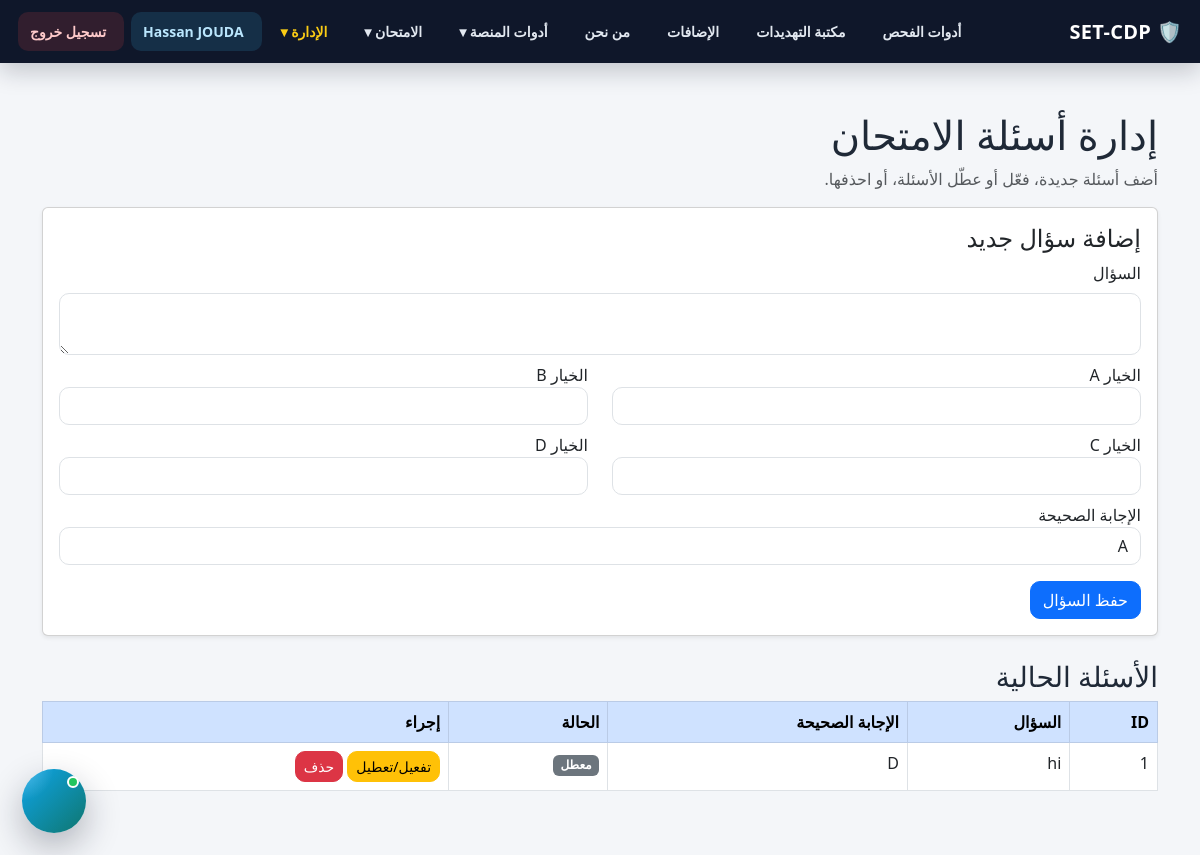
The page /quiz-builder (signed in) on the database as committed earlier.
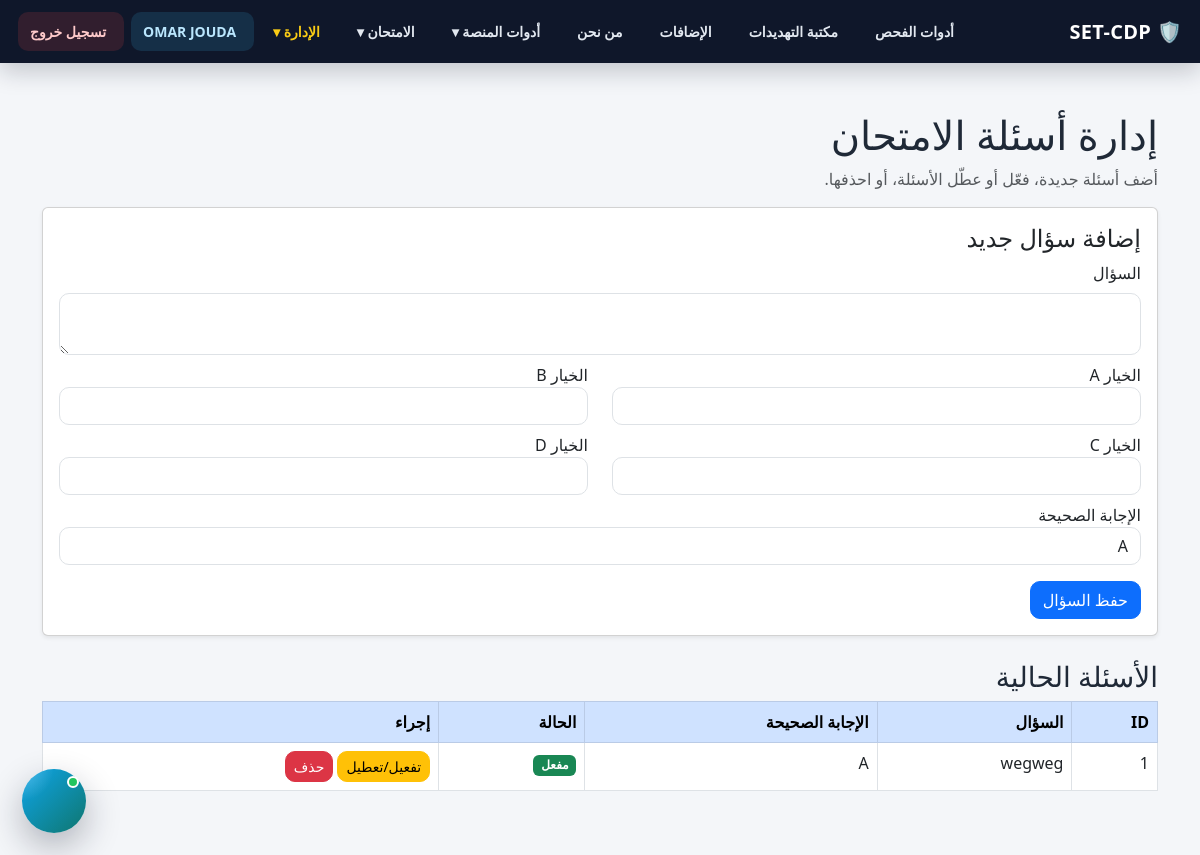
The same page on the database as committed later.
### tables this page shows
CREATE TABLE quiz_questions (
        id INTEGER PRIMARY KEY AUTOINCREMENT,
        question TEXT,
        option_a TEXT,
        option_b TEXT,
        option_c TEXT,
        option_d TEXT,
        correct_option INTEGER,
        is_active INTEGER DEFAULT 1,
        created_at TEXT
    );

### app.py (the view)
@app.route("/quiz-builder")
@admin_required
def quiz_builder():
    ensure_quiz_questions_table()
    conn = get_db()
    questions = conn.execute("SELECT * FROM quiz_questions ORDER BY id DESC").fetchall()
    conn.close()
    return render_template("quiz_builder.html", questions=questions)

### app.py (called while the page is built)
def admin_required(f):
    @wraps(f)
    def wrapper(*args, **kwargs):
        if "user_id" not in session:
            return redirect(url_for("login"))
        if session.get("role") != "admin":
            return render_template("403.html"), 403
        return f(*args, **kwargs)
    return wrapper

def get_db():
    conn = sqlite3.connect(DB_PATH)
    conn.row_factory = sqlite3.Row
    return conn

def ensure_quiz_questions_table():
    conn = get_db()
    conn.execute('''CREATE TABLE IF NOT EXISTS quiz_questions (
        id INTEGER PRIMARY KEY AUTOINCREMENT,
        question TEXT,
        option_a TEXT,
        option_b TEXT,
        option_c TEXT,
        option_d TEXT,
        correct_option INTEGER,
        is_active INTEGER DEFAULT 1,
        created_at TEXT
    )''')
    conn.commit()
    conn.close()

### templates/quiz_builder.html (shortened to what this page needs)
<!doctype html>
<html lang="ar" dir="rtl">
<head>
  <link href="https://cdn.jsdelivr.net/npm/bootstrap@5.3.0/dist/css/bootstrap.rtl.min.css" rel="stylesheet">
  <link rel="stylesheet" href="/static/style.css">
</head>
<body>
{% include 'base_nav.html' %}
<main class="container py-5">
  <h1>إدارة أسئلة الامتحان</h1>
  <p class="text-muted">أضف أسئلة جديدة، فعّل أو عطّل الأسئلة، أو احذفها.</p>
  <div class="card shadow-sm mb-4">
    <div class="card-body">
      <h4>إضافة سؤال جديد</h4>
      <form method="post" action="/quiz-builder/add">
        <label class="form-label">السؤال</label>
        <textarea name="question" class="form-control mb-2" required></textarea>
        <div class="row">
          <div class="col-md-6">
            <label>الخيار A</label>
            <input name="option_a" class="form-control mb-2" required>
          </div>
          <div class="col-md-6">
            <label>الخيار B</label>
            <input name="option_b" class="form-control mb-2" required>
          </div>
          <div class="col-md-6">
            <label>الخيار C</label>
            <input name="option_c" class="form-control mb-2" required>
          </div>
          <div class="col-md-6">
            <label>الخيار D</label>
            <input name="option_d" class="form-control mb-2" required>
          </div>
        </div>
        <label>الإجابة الصحيحة</label>
        <select name="correct_option" class="form-control mb-3" required>
          <option value="0">A</option>
        </select>
        <button class="btn btn-primary">حفظ السؤال</button>
      </form>
    </div>
  </div>
  <h3>الأسئلة الحالية</h3>
  {% if questions %}
  <div class="table-responsive">
    <table class="table table-bordered table-hover">
      <thead class="table-primary">
        <tr>
          <th>ID</th>
          <th>السؤال</th>
          <th>الإجابة الصحيحة</th>
          <th>الحالة</th>
          <th>إجراء</th>
        </tr>
      </thead>
      <tbody>
        {% for q in questions %}
        <tr>
          <td>{{ q.id }}</td>
          <td>{{ q.question }}</td>
          <td>
            {% if q.correct_option == 0 %}A{% endif %}
            {% if q.correct_option == 3 %}D{% endif %}
          </td>
          <td>
            {% if q.is_active == 1 %}
              <span class="badge bg-success">مفعل</span>
            {% else %}
              <span class="badge bg-secondary">معطل</span>
            {% endif %}
          </td>
          <td>
            <form method="post" action="/quiz-builder/toggle/{{ q.id }}" style="display:inline">
              <button class="btn btn-sm btn-warning">تفعيل/تعطيل</button>
            </form>
            <form method="post" action="/quiz-builder/delete/{{ q.id }}" style="display:inline">
              <button class="btn btn-sm btn-danger" onclick="return confirm('حذف السؤال؟')">حذف</button>
            </form>
          </td>
        </tr>
        {% endfor %}
      </tbody>
    </table>
  </div>
  {% else %}
    <div class="alert alert-info">لا توجد أسئلة مضافة. سيتم استخدام الامتحان الجاهز الافتراضي.</div>
  {% endif %}
</main>
</body>
</html>

Rows that differ between the two databases and show on the page:
changed quiz_questions id 1: question "hi" → "wegweg"; correct_option "D" → "A"; is_active "معطل" → "مفعل"
Other text that changed with them:
{{ session.get('full_name') or session.get('username') }}: "Hassan JOUDA" → "OMAR JOUDA"
